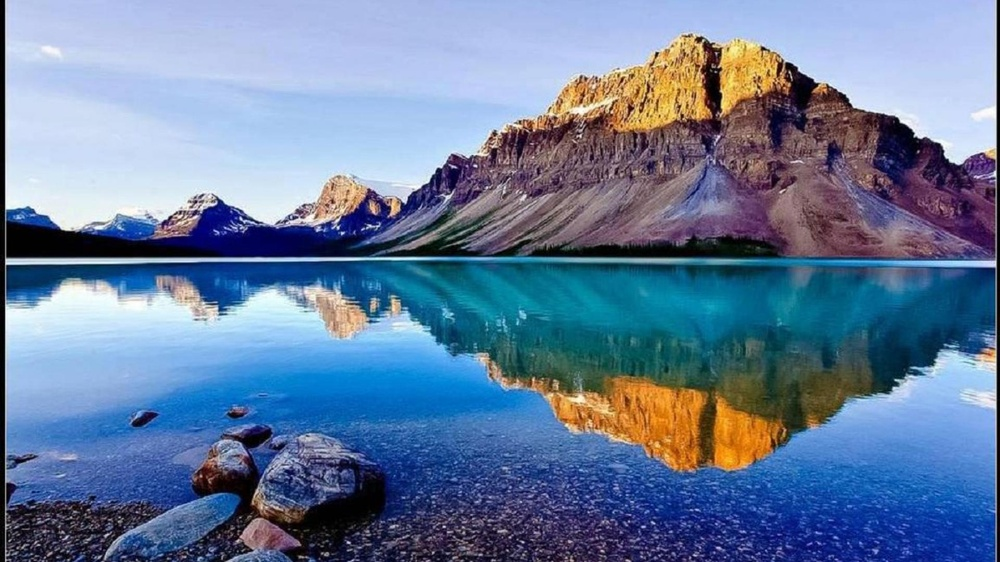
#> input picture notebooks/postprocessing/clear.jpg, 1000 x 562 px, shrunk from 1920 x 1080 before the run
$ python -i beautify.py   (imports and definitions only)
#> lines starting #> are read from the running program, lines starting #| are printed output that depends on the picture
#> further down, picture is the input picture: shape (562, 1000, 3); mean B, G, R 157, 124.9, 103.1
"""
Beautify Images Utils
"""

import random
import operator

import heapq
import math
from scipy.interpolate import UnivariateSpline

import cv2
import pilgram
from PIL import Image, ImageStat
import numpy as np

from src.utils.image_process import (
    do_we_need_to_sharpen,
    sharpen_my_image,
    adjust_contrast_brightness,
)


# [91 lines left out: functions get_top_frames, get_top_n_idx, brightness, not called in this run]


def LookupTable(x, y):
    spline = UnivariateSpline(x, y)
    return spline(range(256))


def Summer(img):
    increaseLookupTable = LookupTable([0, 64, 128, 256], [0, 80, 160, 256])
    decreaseLookupTable = LookupTable([0, 64, 128, 256], [0, 50, 100, 256])
    blue_channel, green_channel, red_channel = cv2.split(img)
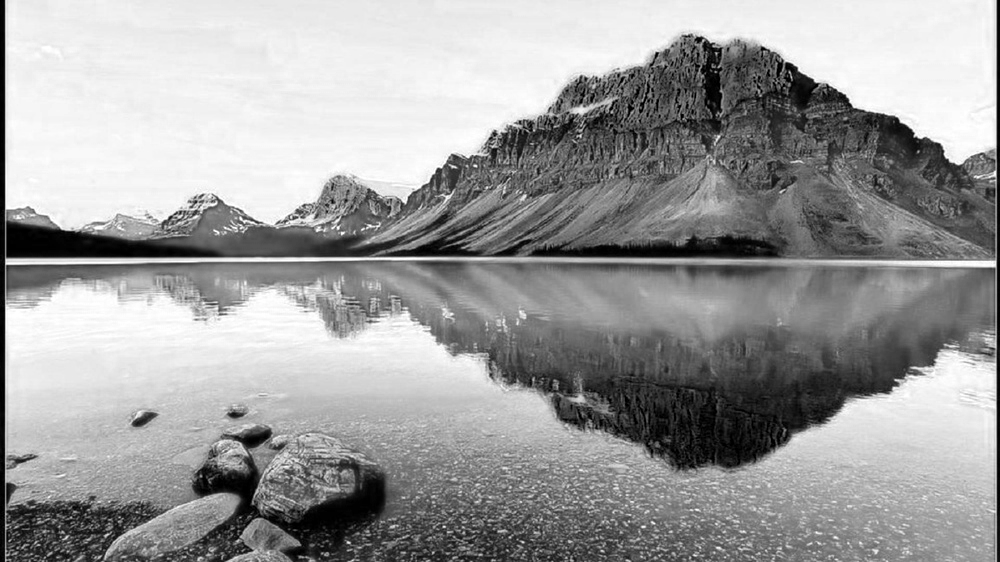
#> blue_channel: shape (562, 1000); min 0, max 255, mean 157
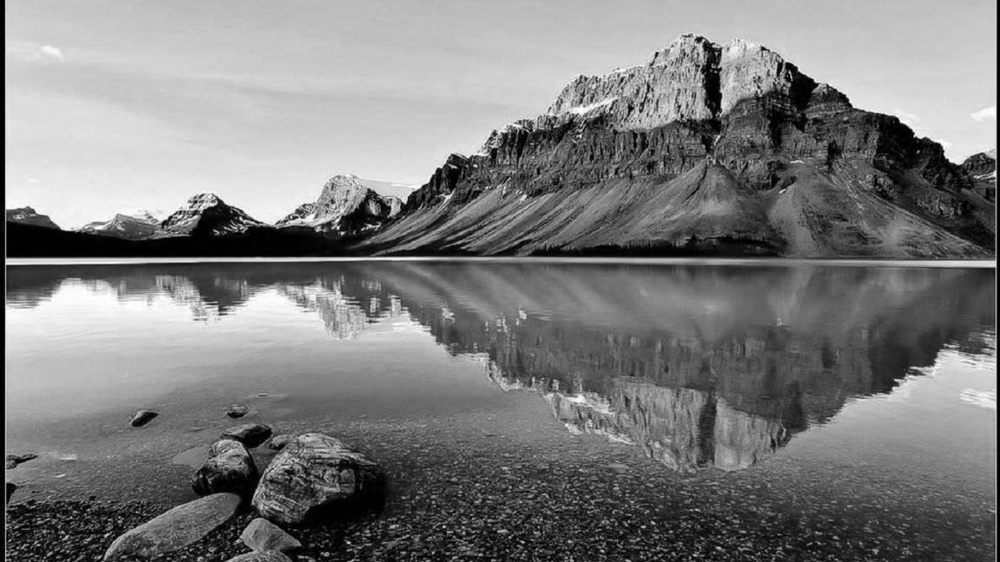
#> green_channel: shape (562, 1000); min 0, max 255, mean 124.9
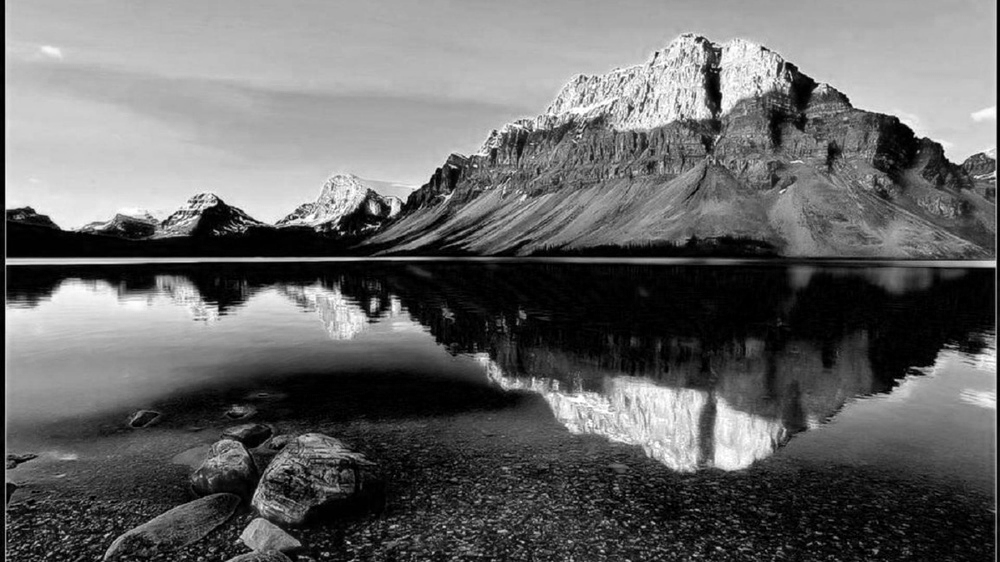
#> red_channel: shape (562, 1000); min 0, max 255, mean 103.1
    red_channel = cv2.LUT(red_channel, increaseLookupTable).astype(np.uint8)
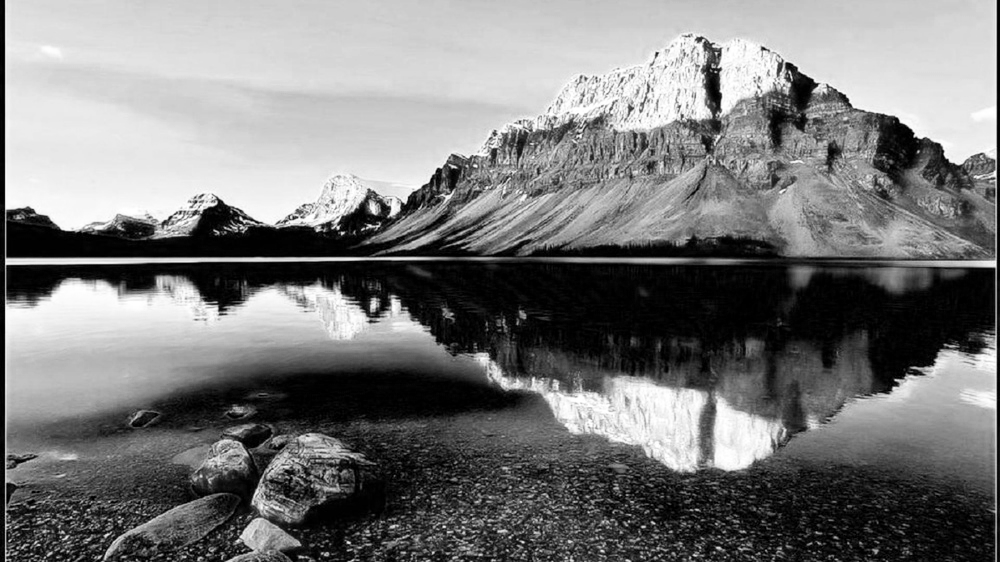
#> red_channel: shape (562, 1000); min 0, max 255, mean 122
    blue_channel = cv2.LUT(blue_channel, decreaseLookupTable).astype(np.uint8)
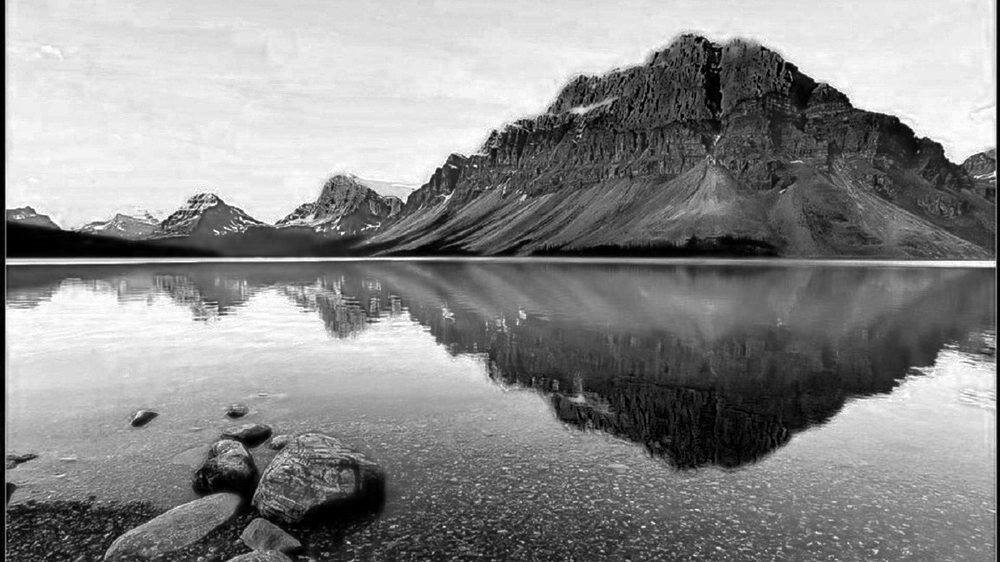
#> blue_channel: shape (562, 1000); min 0, max 254, mean 138.8
    sum = cv2.merge((blue_channel, green_channel, red_channel))
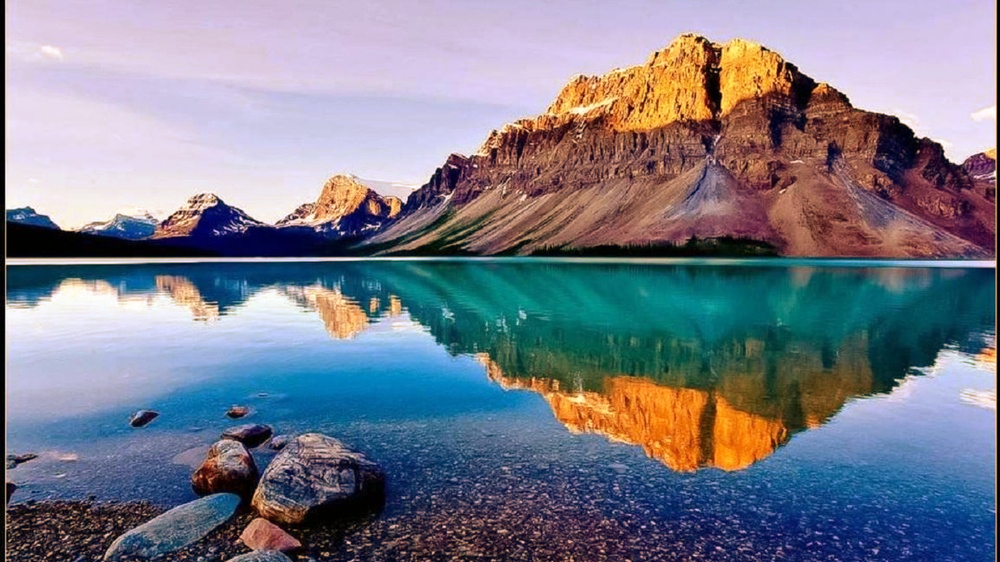
#> sum: shape (562, 1000, 3); mean B, G, R 138.8, 124.9, 122
    return sum


# [127 lines left out: functions Winter, beautify, check_filter, not called in this run]

>>> import cv2
>>> picture = cv2.imread('../../notebooks/postprocessing/clear.jpg')
>>> result = Summer(picture)
